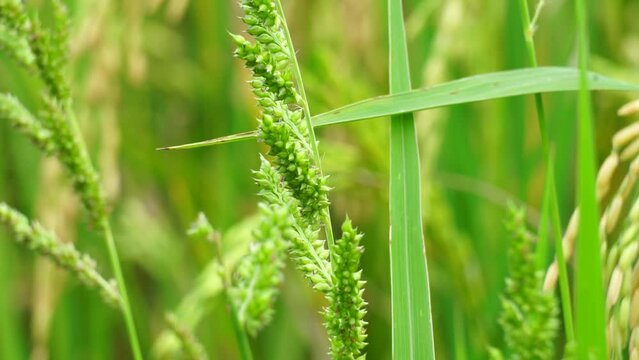
#> input picture frontend/.jpg, 639 x 360 px; its folder holds only this picture in this run
$ python -i generate_fingerprints.py   (imports and definitions only)   (older library calls are emulated)
#> lines starting #> are read from the running program, lines starting #| are printed output that depends on the picture; after the words box and inside, x2 and y2 are one past the last pixel; in counts of white or black regions, pixels touching at a corner belong together
#> further down, picture is the input picture: shape (360, 639, 3); mean B, G, R 49.3, 168.5, 128.1
# =========================================================================
# PALAYSCAN - HIGH-PRECISION FINGERPRINT GENERATOR (generate_fingerprints.py)
# =========================================================================
# Extracts multi-dimensional visual fingerprints (global color, lesion-specific
# color, and texture/edge morphometry) for ALL dataset images without artificial caps.
# Saves pre-stacked normalized NumPy matrices for sub-millisecond k-NN matching.
# =========================================================================

import os
import sys
import glob
import time
import pickle
import re
import cv2
import numpy as np
from concurrent.futures import ThreadPoolExecutor, as_completed

BACKEND_DIR = os.path.dirname(os.path.abspath(__file__))
DATASET_DIR = os.path.join(BACKEND_DIR, "dataset", "Rice Disease")
CACHE_FILE  = os.path.join(BACKEND_DIR, "fingerprints.pkl")

# Standardized Disease Mapping
NAME_MAP = {
    "blight":             "Blight",
    "blast":              "Blast",
    "brown spot":         "Brown Spot",
    "brownspot":          "Brown Spot",
    "leaf strip":         "Leaf Streak",
    "leaf streak":        "Leaf Streak",
    "leaf stripe":        "Leaf Streak",
    "leafstrip":          "Leaf Streak",
    "healthy":            "Healthy",
}

def normalize_name(raw):
    cleaned = re.sub(r'[_ \-]\d+$', '', raw).strip().lower()
    return NAME_MAP.get(cleaned, raw.strip().title())

def extract_features(img):
    """
    Extracts high-dimensional, L2-normalized feature representation:
    1. Global HSV Histograms: H (32), S (32), V (32) = 96 features
    2. Lesion-specific HSV Histograms: H (32), S (32), V (32) = 96 features
    3. Structural & Edge Metrics: std_dev, edge_density, contrast, lesion_ratio = 4 features
    Total vector dimension: 196 floats.
    """
    if img is None or img.size == 0:
        return None

    # Resize to standard analysis canvas (256x256)
    img_256 = cv2.resize(img, (256, 256), interpolation=cv2.INTER_AREA)
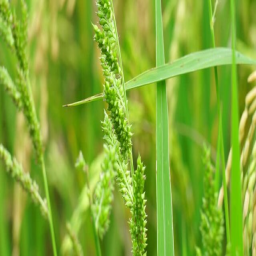
#> img_256: shape (256, 256, 3); mean B, G, R 49.3, 168.5, 128.1
    hsv = cv2.cvtColor(img_256, cv2.COLOR_BGR2HSV)
#> hsv: shape (256, 256, 3); mean H, S, V 39.9, 185.7, 168.8

    # 1. Global HSV histograms (32 bins each)
    h_glob = cv2.calcHist([hsv], [0], None, [32], [0, 180]).flatten()
#> h_glob = 32 values, max 25619 at index 7, min 0 at index 0, mean 2048
    s_glob = cv2.calcHist([hsv], [1], None, [32], [0, 256]).flatten()
#> s_glob = 32 values, max 5799 at index 27, min 0 at index 0, mean 2048
    v_glob = cv2.calcHist([hsv], [2], None, [32], [0, 256]).flatten()
#> v_glob = 32 values, max 7317 at index 19, min 0 at index 0, mean 2048

    # 2. Lesion Mask (detect necrotic / discolored tissue vs healthy green)
    # Healthy green: H in [35, 88], S in [40, 255], V in [30, 255]
    h_chan, s_chan, v_chan = hsv[:, :, 0], hsv[:, :, 1], hsv[:, :, 2]
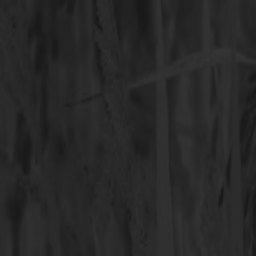
#> h_chan: shape (256, 256); min 23, max 54, mean 39.9
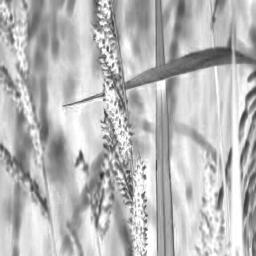
#> s_chan: shape (256, 256); min 38, max 255, mean 185.7
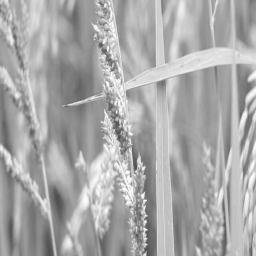
#> v_chan: shape (256, 256); min 79, max 255, mean 168.8
    green_mask = (h_chan >= 35) & (h_chan <= 88) & (s_chan >= 40) & (v_chan >= 30)
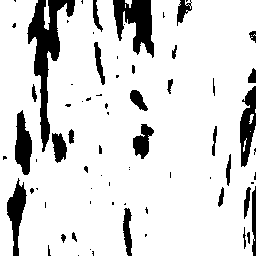
#> green_mask: shape (256, 256) bool; 86.2% white; 72 black regions (41 under 20 px), largest, box (x1, y1, x2, y2) and area: (27, 0, 75, 152) 2249, (113, 0, 154, 58) 1374, (240, 86, 256, 167) 798
    lesion_mask = (~green_mask) & (v_chan >= 20)  # non-green, non-black pixels
    lesion_mask_uint8 = (lesion_mask * 255).astype(np.uint8)
    lesion_ratio = float(np.count_nonzero(lesion_mask) / (256 * 256))
#> lesion_ratio = 0.138

    if np.count_nonzero(lesion_mask) > 50:
        h_lesion = cv2.calcHist([hsv], [0], lesion_mask_uint8, [32], [0, 180]).flatten()
#> h_lesion = 32 values, max 5565 at index 5, min 0 at index 0, mean 283.1
        s_lesion = cv2.calcHist([hsv], [1], lesion_mask_uint8, [32], [0, 256]).flatten()
#> s_lesion = 32 values, max 1006 at index 16, min 0 at index 0, mean 283.1
        v_lesion = cv2.calcHist([hsv], [2], lesion_mask_uint8, [32], [0, 256]).flatten()
#> v_lesion = 32 values, max 1146 at index 23, min 0 at index 0, mean 283.1
    else:
        # If image is almost purely healthy green, lesion hist is zeros
        h_lesion = np.zeros(32, dtype=np.float32)
        s_lesion = np.zeros(32, dtype=np.float32)
        v_lesion = np.zeros(32, dtype=np.float32)

    # 3. Structural & Edge features
    gray = cv2.cvtColor(img_256, cv2.COLOR_BGR2GRAY)
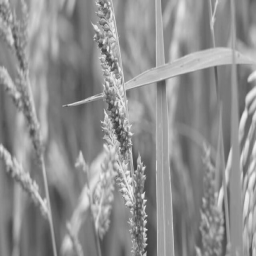
#> gray: shape (256, 256); min 58, max 242, mean 142.8
    std_dev = float(np.std(gray)) / 128.0
#> std_dev = 0.254
    edges = cv2.Canny(gray, 50, 150)
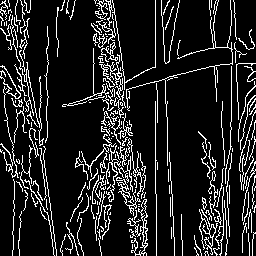
#> edges: shape (256, 256); 13.3% white in thin lines or dots
    edge_density = float(np.count_nonzero(edges) / (256 * 256))
#> edge_density = 0.133
    laplacian_var = float(cv2.Laplacian(gray, cv2.CV_64F).var()) / 1000.0
#> laplacian_var = 0.484

    # Assemble and normalize sub-vectors
    def norm_vec(v):
        n = np.linalg.norm(v)
#> n = 42719.3
        return (v / n) if n > 1e-6 else v

    glob_vec = norm_vec(np.concatenate([h_glob, s_glob, v_glob]))
#> glob_vec = 96 values, max 0.6 at index 7, min 0 at index 0, mean 0.0479
    lesion_vec = norm_vec(np.concatenate([h_lesion, s_lesion, v_lesion]))
#> lesion_vec = 96 values, max 0.788 at index 5, min 0 at index 0, mean 0.0401
    struct_vec = np.array([std_dev, edge_density, laplacian_var, lesion_ratio], dtype=np.float32)
#> struct_vec = [0.254, 0.133, 0.484, 0.138]

    # Weighted composite vector: Global (0.45) + Lesion (0.45) + Structure (0.10)
    composite = np.concatenate([glob_vec * 0.45, lesion_vec * 0.45, struct_vec * 0.10]).astype(np.float32)
#> composite = 196 values, max 0.355 at index 101, min 0 at index 0, mean 0.0199
    composite = norm_vec(composite)
#> composite = 196 values, max 0.555 at index 101, min 0 at index 0, mean 0.0312

    return composite

# [90 lines left out: functions process_image, build_all_fingerprints, not called in this run]

# [2 lines not run here, left out]

>>> import cv2
>>> picture = cv2.imread('../frontend/.jpg')
>>> result = extract_features(picture)
#> result has the same summary as composite in extract_features
